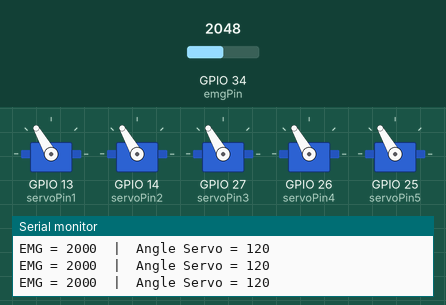
The sketch below on a simulated ESP32. On the bench: 5 × servo, the last lines printed to the serial monitor. The test bench sets the inputs (shaded band); at power-on: GPIO 34 (emgPin) = 2048.

Above: at 1.2 s.
1.3 s: GPIO 34 (emgPin) set to 1960
At 1.8 s:
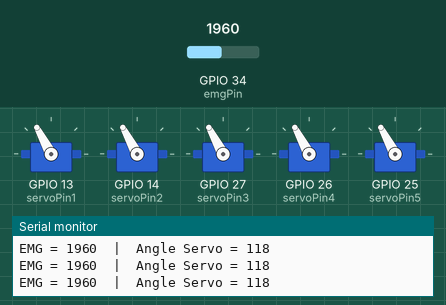
2.8 s: GPIO 34 (emgPin) set to 1228
At 3.1 s:
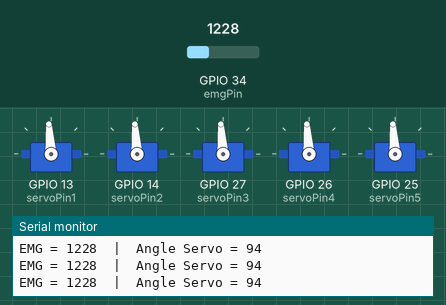
4.3 s: GPIO 34 (emgPin) set to 491
At 5.5 s:
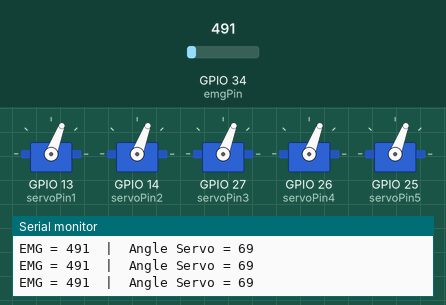
5.8 s: GPIO 34 (emgPin) set to 2040
At 6.9 s:
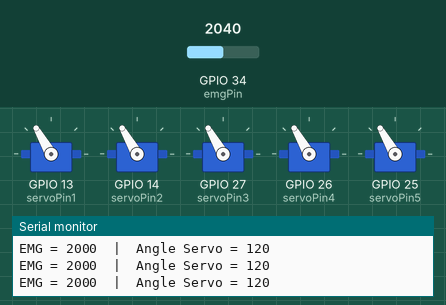
Timing chart, 0 to 8.3 s (numbered marks = the images above; inputs shaded):
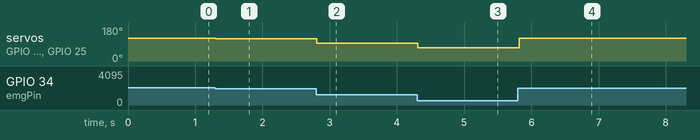

Measured:
- after the input at 1.3 s, servo on GPIO 13 (servoPin1), servo on GPIO 14 (servoPin2), servo on GPIO 27 (servoPin3), servo on GPIO 26 (servoPin4), servo on GPIO 25 (servoPin5): 120° → 118° at once
- after the input at 2.8 s, servo on GPIO 13 (servoPin1), servo on GPIO 14 (servoPin2), servo on GPIO 27 (servoPin3), servo on GPIO 26 (servoPin4), servo on GPIO 25 (servoPin5): 118° → 94° at once
- after the input at 4.3 s, servo on GPIO 13 (servoPin1), servo on GPIO 14 (servoPin2), servo on GPIO 27 (servoPin3), servo on GPIO 26 (servoPin4), servo on GPIO 25 (servoPin5): 94° → 69° at once
- after the input at 5.8 s, servo on GPIO 13 (servoPin1), servo on GPIO 14 (servoPin2), servo on GPIO 27 (servoPin3), servo on GPIO 26 (servoPin4), servo on GPIO 25 (servoPin5): 69° → 120° at once

The sketch:

exohand_code.ino
```cpp
#include <Servo.h>  // Compatible ESP32

// === Déclaration des objets servo (5 doigts) ===
Servo servoPouce;
Servo servoIndex;
Servo servoMajeur;
Servo servoAnnulaire;
Servo servoAuriculaire;

// === Pins ===
int emgPin = 34;          // Entrée analogique EMG (ESP32 ADC)
int servoPin1 = 13;       // Servo Pouce
int servoPin2 = 14;       // Servo Index
int servoPin3 = 27;       // Servo Majeur
int servoPin4 = 26;       // Servo Annulaire
int servoPin5 = 25;       // Servo Auriculaire

// === Variables ===
int emgValue = 0;
int servoAngle = 90;      // Position neutre
int minEMG = 200;         // Seuil bas (repos) -> à calibrer selon ton capteur
int maxEMG = 2000;        // Seuil haut (contraction max) -> à calibrer

// === Initialisation ===
void setup() {
  Serial.begin(115200);

  // Attache des 5 servos
  servoPouce.attach(servoPin1);
  servoIndex.attach(servoPin2);
  servoMajeur.attach(servoPin3);
  servoAnnulaire.attach(servoPin4);
  servoAuriculaire.attach(servoPin5);

  // Position neutre au démarrage
  servoPouce.write(90);
  servoIndex.write(90);
  servoMajeur.write(90);
  servoAnnulaire.write(90);
  servoAuriculaire.write(90);

  Serial.println("=== Exo-Hand proportionnelle au signal EMG ===");
}

// === Boucle principale ===
void loop() {
  // Lecture brute EMG
  emgValue = analogRead(emgPin);

  // Limiter et calibrer le signal
  emgValue = constrain(emgValue, minEMG, maxEMG);

  // Mapping proportionnel → angle servo (60° à 120° par ex.)
  servoAngle = map(emgValue, minEMG, maxEMG, 60, 120);

  // Envoi aux servos (fermeture proportionnelle des doigts)
  servoPouce.write(servoAngle);
  servoIndex.write(servoAngle);
  servoMajeur.write(servoAngle);
  servoAnnulaire.write(servoAngle);
  servoAuriculaire.write(servoAngle);

  // Debug série
  Serial.print("EMG = ");
  Serial.print(emgValue);
  Serial.print("  |  Angle Servo = ");
  Serial.println(servoAngle);

  delay(20);  // petit délai pour stabilité
}
```
